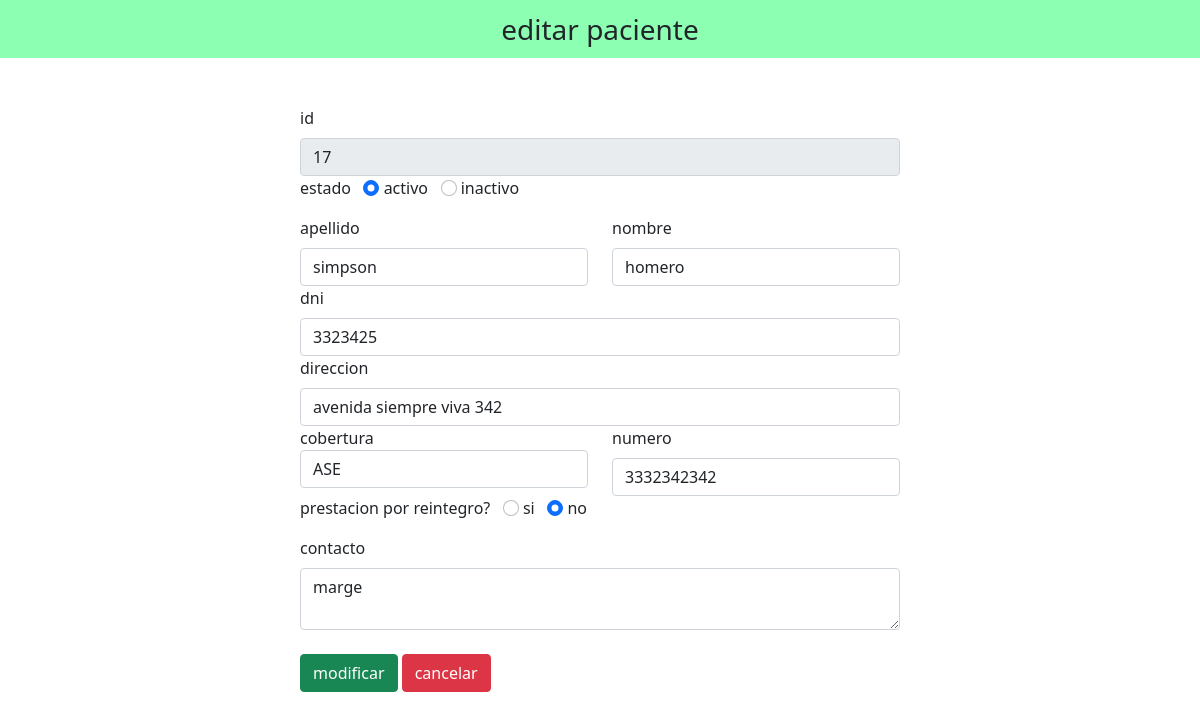
Page /modules/pacientes/pacientesEdit.php?id=17 on the committed database.
### tables this page shows
CREATE TABLE IF NOT EXISTS `pacientes` (
  `id` int NOT NULL AUTO_INCREMENT,
  `apellido` varchar(100) NOT NULL,
  `nombre` varchar(100) NOT NULL,
  `dni` varchar(8) NOT NULL,
  `direccion` varchar(150) NOT NULL,
  `cobertura1` tinyint NOT NULL,
  `c1numero` bigint NOT NULL,
  `contacto` text NOT NULL,
  `estado` tinyint(1) NOT NULL DEFAULT '1',
  `reintegro` tinyint DEFAULT '0',
  PRIMARY KEY (`id`),
  UNIQUE KEY `dni` (`dni`),
  KEY `FK_cobertura_persona` (`cobertura1`)
);

### modules/pacientes/pacientesEdit.php (the view, shortened to what this page needs)
<!DOCTYPE html>
<html lang="en">
<head>
    <link rel="stylesheet" href="../../assets/bootstrap/css/bootstrap.min.css">
    <link rel="stylesheet" href="https://cdnjs.cloudflare.com/ajax/libs/font-awesome/6.2.0/css/all.min.css" />
</head>
<body>
    <nav class="navbar navbar-light justify-content-center fs-3 mb-5" style="background-color: #00FF5573";>
        editar paciente
    </nav>
    <?php
        $conexion = regresarConexion();
        $id = $_GET['id'];
        $consulta = "select * from pacientes where id = $id limit 1";
        $result = mysqli_query($conexion, $consulta);
        $row = mysqli_fetch_assoc($result);
    ?>
    <div class="container d-flex justify-content-center">
        <form action="pacientesCrud.php" method="post" style="width: 50vw; min-width: 300px;">
            <div class="row">
                <div class="col">
                    <label class="form-label">id</label>
                    <input type="numeric" class="form-control" name="id" value="<?php echo $id ?>" readonly>
                </div>
                <div class="row">
                    <div class="col">
                        <div class="form-group mb-3">
                            <label>estado</label> &nbsp;
                            <input type="radio" class="form-check-input" name="estado"
                             id="activo" value="activo" <?php echo($row['estado'] == '1') ? "checked" : "";?> >
                            <label for="male" class="form-input-label">activo</label>
                            <input type="radio" class="form-check-input" name="estado"
                             id="inactivo" value="inactivo" <?php echo($row['estado'] == '0') ? "checked" : "";?> >
                            <label for="male" class="form-input-label">inactivo</label>
                        </div>
                    </div>
                </div>
                <div class="col">
                    <label class="form-label">apellido</label>
                    <input type="text" class="form-control" name="apellido" value="<?php echo $row['apellido']?>">
                </div>
                <div class="col">
                    <label class="form-label">nombre</label>
                    <input type="text" class="form-control" name="nombre" value="<?php echo $row['nombre']?>">
                </div>
            </div>
            <div class="row">
                <div class="col">
                    <label class="form-label">dni</label>
                    <input type="number" class="form-control" name="dni" value="<?php echo $row['dni']?>">
                </div>
            </div>
            <div class="row">
                <div class="col">
                    <label class="form-label">direccion</label>
                    <input type="text" class="form-control" name="direccion" value="<?php echo $row['direccion']?>">
                </div>
            </div>
            <div class="row">
                <div class="col">
                    <label class="form label">cobertura</label>
                    <select name = "cobertura" id="cobertura" class="form-control">
                        <?php
                            $sql = "select id,nombre from coberturas order by nombre";
                            $datos = mysqli_query($conexion, $sql);
                            $ep = mysqli_fetch_all($datos, MYSQLI_ASSOC);
                            foreach($ep as $fila){
                                if($fila['id'] == $row['cobertura1']){
                                    $selected = 'selected';
                                } else {
                                    $selected = '';
                                }
                                echo '<option value="'.$fila["id"].'" '.$selected.'>'.$fila["nombre"].'</option>';
                            }
                        ?>
                    </select>
                </div>
                <div class="col">
                    <label class="form-label">numero</label>
                    <input type="text" class="form-control" name="c1numero" value="<?php echo $row['c1numero']?>">
                </div>
            </div>
            <div class="row">
                <div class="col">
                    <div class="form-group mb-3">
                        <label>prestacion por reintegro?</label> &nbsp;
                        <input type="radio" class="form-check-input" name="reintegro"
                            id="activo" value="si" <?php echo($row['reintegro'] == '1') ? "checked" : "";?> >
                        <label for="si" class="form-input-label">si</label>
                        <input type="radio" class="form-check-input" name="reintegro"
                            id="inactivo" value="no" <?php echo($row['reintegro'] == '0') ? "checked" : "";?> >
                        <label for="no" class="form-input-label">no</label>
                    </div>
                </div>
            </div>
            <div class="row">
                <div class="col">
                    <label class="form-label">contacto</label>
                    <textarea name="contacto" class="form-control" id="contacto"><?php echo $row['contacto']?></textarea>
                </div>
            </div>
            <div>
                <br>
                <button type="submit" class="btn btn-success" name="submit">modificar</button>
                <a href="pacientes.php" class="btn btn-danger">cancelar</a>
            </div>
    </form>
    </div>
</body>
</html>

### rows in the picture
pacientes: estado "☑", apellido "simpson", nombre "homero", dni "3323425", direccion "avenida siempre viva 342", c1numero "3332342342", reintegro "☑", contacto "marge"

### other values in the picture
form field cobertura "ASE"
